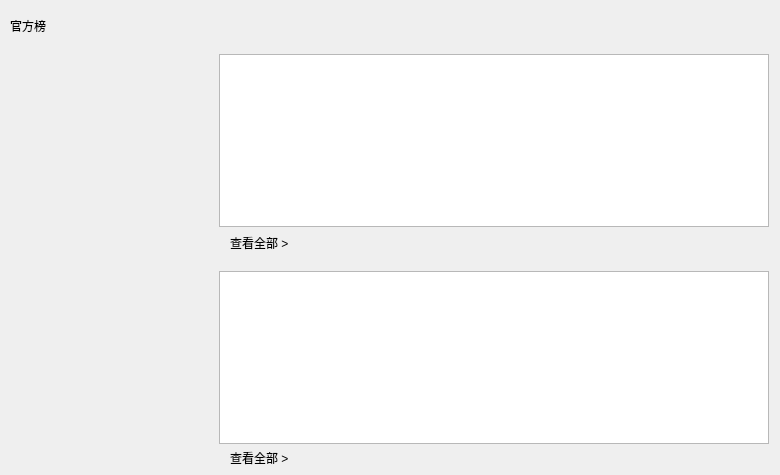
       <widget class="QWidget" name="rangking_list">
        <attribute name="title">
         <string>页</string>
        </attribute>
        <widget class="QLabel" name="labRankl">
         <property name="geometry">
          <rect>
           <x>10</x>
           <y>10</y>
           <width>81</width>
           <height>31</height>
          </rect>
         </property>
         <property name="text">
          <string>官方榜</string>
         </property>
        </widget>
        <widget class="QLabel" name="labmore1">
         <property name="geometry">
          <rect>
           <x>230</x>
           <y>235</y>
           <width>91</width>
           <height>16</height>
          </rect>
         </property>
         <property name="text">
          <string>查看全部 &gt;</string>
         </property>
        </widget>
        <widget class="QLabel" name="labmore2">
         <property name="geometry">
          <rect>
           <x>230</x>
           <y>450</y>
           <width>91</width>
           <height>16</height>
          </rect>
         </property>
         <property name="text">
          <string>查看全部 &gt;</string>
         </property>
        </widget>
        <widget class="QWidget" name="layoutWidget_7">
         <property name="geometry">
          <rect>
           <x>10</x>
           <y>50</y>
           <width>761</width>
           <height>181</height>
          </rect>
         </property>
         <layout class="QHBoxLayout" name="horizontalLayout_22">
          <property name="leftMargin">
           <number>2</number>
          </property>
          <property name="rightMargin">
           <number>2</number>
          </property>
          <item>
           <widget class="QWidget" name="widUp" native="true">
            <property name="minimumSize">
             <size>
              <width>173</width>
              <height>173</height>
             </size>
            </property>
            <property name="maximumSize">
             <size>
              <width>173</width>
              <height>173</height>
             </size>
            </property>
           </widget>
          </item>
          <item>
           <spacer name="horizontalSpacer_15">
            <property name="orientation">
             <enum>Qt::Horizontal</enum>
            </property>
            <property name="sizeHint" stdset="0">
             <size>
              <width>10</width>
              <height>20</height>
             </size>
            </property>
           </spacer>
          </item>
          <item>
           <widget class="QListWidget" name="listCont">
            <property name="minimumSize">
             <size>
              <width>550</width>
              <height>173</height>
             </size>
            </property>
            <property name="maximumSize">
             <size>
              <width>16777215</width>
              <height>173</height>
             </size>
            </property>
           </widget>
          </item>
         </layout>
        </widget>
        <widget class="QWidget" name="layoutWidget_8">
         <property name="geometry">
          <rect>
           <x>10</x>
           <y>270</y>
           <width>761</width>
           <height>175</height>
          </rect>
         </property>
         <layout class="QHBoxLayout" name="horizontalLayout_23">
          <property name="leftMargin">
           <number>2</number>
          </property>
          <property name="rightMargin">
           <number>2</number>
          </property>
          <item>
           <widget class="QWidget" name="widUp2" native="true">
            <property name="minimumSize">
             <size>
              <width>173</width>
              <height>173</height>
             </size>
            </property>
            <property name="maximumSize">
             <size>
              <width>173</width>
              <height>173</height>
             </size>
            </property>
           </widget>
          </item>
          <item>
           <spacer name="horizontalSpacer_16">
            <property name="orientation">
             <enum>Qt::Horizontal</enum>
            </property>
            <property name="sizeHint" stdset="0">
             <size>
              <width>29</width>
              <height>17</height>
             </size>
            </property>
           </spacer>
          </item>
          <item>
           <widget class="QListWidget" name="listCont2">
            <property name="minimumSize">
             <size>
              <width>550</width>
              <height>173</height>
             </size>
            </property>
            <property name="maximumSize">
             <size>
              <width>16777215</width>
              <height>173</height>
             </size>
            </property>
           </widget>
          </item>
         </layout>
        </widget>
       </widget>
